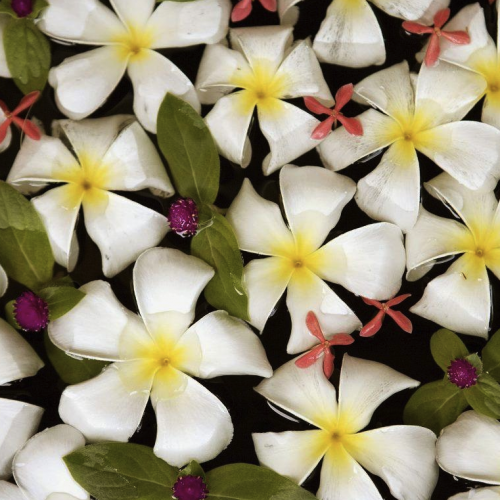
//> input picture photoeffects/testdata/antique_test.png, 500 x 500 px
$ ./tint_sample ../testdata/antique_test.png   (built with g++ and OpenCV 4)
//> lines starting //> are read from the running program, lines starting //| are printed output that depends on the picture; after the words box and inside, x2 and y2 are one past the last pixel; in counts of white or black regions, pixels touching at a corner belong together
#include "photoeffects.hpp"
#include <iostream>

using namespace cv;
using namespace std;

const char *helper =
"./tint_sample <img>\n\
\t<img> - file name contained the processed image\n\
";
const char *nameWinImage = "Image";
const char *nameWinFilter = "Filter";
const char *nameWinParam = "Settings";

Vec3b ColorTint;
Mat BaseColor, img, filterImg;
int valueHue = 0;
int valueDen = 50;

void preparePicture();
void trackbarTint(int pos, void *);
void trackbarDen(int pos, void *);
int processArguments(int argc, char** argv, Mat &image);

int main(int argc, char** argv)
{
    if (processArguments(argc, argv, img) != 0)
//> in processArguments, image is the input picture: 500 rows x 500 cols, CV_8UC3; mean B, G, R 117.2, 142.8, 151.4
    {
        cout << helper << endl;
        return 1;
    }

    namedWindow(nameWinParam);
    createTrackbar("Hue", nameWinParam, &valueHue, 360, trackbarTint);
    createTrackbar("Density(%)", nameWinParam, &valueDen, 100, trackbarDen);
    preparePicture();

    namedWindow(nameWinImage);
    namedWindow(nameWinFilter);

    imshow(nameWinParam, BaseColor);
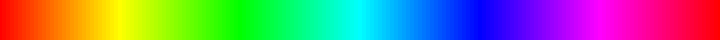
//> window 'Settings': 20 rows x 360 cols, CV_8UC3 (shown 2 times larger); mean B, G, R 127.3, 127.3, 127.3
    imshow(nameWinImage, img);
    imshow(nameWinFilter, img);

    waitKey();
//> in trackbarTint, `rectangle(Color, r, Scalar(0));`:
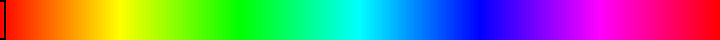
//> Color: 20 rows x 360 cols, CV_8UC3 (shown 2 times larger); 0.33% of pixels changed, all inside (x1, y1, x2, y2) = (0, 0, 3, 20)
    destroyAllWindows();
    return 0;
}

int processArguments(int argc, char **argv, Mat &image)
{
    if (argc < 2)
    {
        return 1;
    }
    image = imread(argv[1], 1);
    return 0;
}

void preparePicture()
{
    BaseColor.create(20, 360, CV_8UC3);
    Vec3b hsv;
    for (int j = 0; j < 360; j++)
    {
        hsv[0] = (j + 1) / 2;
        hsv[1] = 255;
        hsv[2] = 255;
        for (int i = 0; i < 20; i++)
        {
            BaseColor.at<Vec3b>(i,j) = hsv;
        }
    }
    cvtColor(BaseColor, BaseColor, CV_HSV2BGR);
}

void trackbarTint(int pos, void*)
{
    Mat Color;
    BaseColor.copyTo(Color);
    Rect r(pos - 1, 0, 4, 20);
    rectangle(Color, r, Scalar(0));
    imshow(nameWinParam, Color);
    ColorTint = BaseColor.at<Vec3b>(0, pos);

    float den = (float)valueDen / 100.0f;
//> (the run ends here: the program needs code that is not available in this run, at `tint(img, filterImg, ColorTint, den);`)
